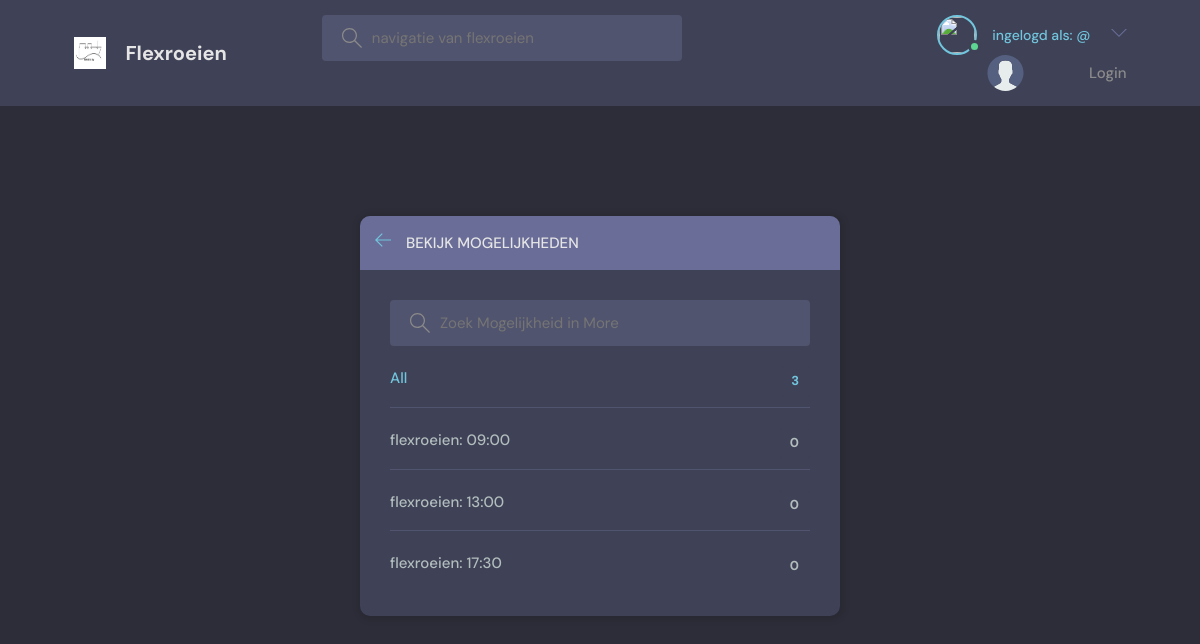
Page /topics/ on the committed database.
### beatrix/models.py (models this page shows, shortened)
class Topic(models.Model):
    name = models.CharField(max_length=200)

### beatrix/views.py (the view)
# urls.py: path('topics/', topicsPage, name="topics"),
def topicsPage(request):
    q = request.GET.get('q') if request.GET.get('q') != None else ''
    topics = Topic.objects.filter(name__icontains=q)
    return render(request, 'beatrix/topics.html', {'topics': topics})

### beatrix/templates/beatrix/topics.html (shortened to what this page needs)
{% extends 'main.html' %}
{% block content %}
    <main class="create-room layout">
      <div class="container">
        <div class="layout__box">
          <div class="layout__boxHeader">
            <div class="layout__boxTitle">
              <a href="{% url 'home' %}">
                <svg version="1.1" xmlns="http://www.w3.org/2000/svg" width="32" height="32" viewBox="0 0 32 32">
                  <title>arrow-left</title>
                  <path
                    d="M13.723 2.286l-13.723 13.714 13.719 13.714 1.616-1.611-10.96-10.96h27.625v-2.286h-27.625l10.965-10.965-1.616-1.607z"
                  ></path>
                </svg>
              </a>
              <h3>Bekijk Mogelijkheden</h3>
            </div>
          </div>
          <div class="topics-page layout__body">
            <form action ="" method = "GET" class="header__search">
              <label>
                <input name="q" placeholder="Zoek Mogelijkheid in More" />
              </label>
            </form>
            <ul class="topics__list">
            <li>
                <a href="{% url 'topics' %}" class="active">All <span>{{topics.count}} </span></a>
                </li>
            {% for topic in topics %}
              <li>
                <a href="{%url 'home' %}?q={{topic.name}}">{{topic.name}} <span>{{topic.room_set.count}} </span></a>
              </li>
              {% endfor %}
            </ul>
          </div>
        </div>
      </div>
    </main>
{% endblock content %}

### static/styles/style.css (style rules this page uses)
:root { --color-main: #71c6dd; --color-main-light: #e1f6fb; --color-dark: #3f4156; --color-dark-medium: #51546e; --color-dark-light: #696d97; --color-light: #e5e5e5; --color-gray: #8b8b8b; --color-light-gray: #b2bdbd; --color-bg: #2d2d39; --color-success: #5dd693; --color-error: #fc4b0b; --phone-width: 460px; --phone-beatrix: flex; --color-beatrix-light: #11b5e7; }
* { font-family: "DM Sans", -apple-system, BlinkMacSystemFont, "Segoe UI", Roboto, Oxygen, Ubuntu, Cantarell, "Open Sans", "Helvetica Neue", sans-serif; margin: 0; padding: 0; box-sizing: border-box; text-rendering: optimizeLegibility; font-size: inherit; }
html { font-size: 56.25%; }
@media only screen and (min-width: 1200px) { html { font-size: 62.5%; } }
body { line-height: 1.6; font-weight: 400; font-size: 1.5rem; color: var(--color-light-gray); background-color: var(--color-bg); min-height: 100vh; }
a { display: inline-block; color: var(--color-main); text-decoration: none; }
.container { max-width: 120rem; width: 90%; margin: auto; }
.header__search>label { background-color: var(--color-dark-medium); padding: 1.3rem 1rem; display: flex; align-items: center; gap: 1rem; border-radius: 4px; }
.header__search svg { fill: var(--color-gray); width: 2rem; height: 2rem; margin-left: 1rem; }
.header__search input { width: 30rem; background: transparent; border: none; outline: none; color: var(--color-light); }
.layout { margin-top: 2.4rem; }
.layout>.container { display: flex; justify-content: space-between; align-items: flex-start; }
.layout__box { width: 90%; max-width: 48rem; min-height: 40rem; position: absolute; top: 50%; left: 50%; transform: translate(-50%, -46%); background-color: var(--color-dark); border-radius: 1rem; box-shadow: 1px 1px 6px 3px rgba(0, 0, 0, 0.1); overflow: hidden; }
.layout__boxHeader { display: flex; padding: 1.5rem; background-color: var(--color-dark-light); }
.layout__boxTitle { display: flex; gap: 1.5rem; align-items: center; }
.layout__boxTitle h3 { text-transform: uppercase; font-weight: 500; color: var(--color-light); }
.layout__boxTitle svg { width: 1.6rem; height: 1.6rem; fill: var(--color-main); }
.layout__body { margin: 3rem; }
.topics__list { list-style: none; }
.topics__list li a { display: flex; justify-content: space-between; margin-bottom: 3rem; font-weight: 500; color: var(--color-light-gray); transition: all 0.3s ease-in-out; }
.topics__list li a.active, .topics__list li a:hover { color: var(--color-main); }
.topics__list li a span { padding: 0.5rem 1rem; background-color: var(--color-dark); border-radius: 3px; font-size: 1.3rem; font-weight: 700; letter-spacing: 1px; }
.topics-page .topics__list li:not(:last-child) a { margin: 2rem 0; padding-bottom: 1rem; text-decoration: none; border-bottom: 1px solid var(--color-dark-medium); }
.topics-page .header__search { display: block; }

### rows in the picture
Topic: name "flexroeien: 09:00", room_set.count "0"
Topic: name "flexroeien: 13:00", room_set.count "0"
Topic: name "flexroeien: 17:30", room_set.count "0"

### other values in the picture
{{ topics.count }} "3"
